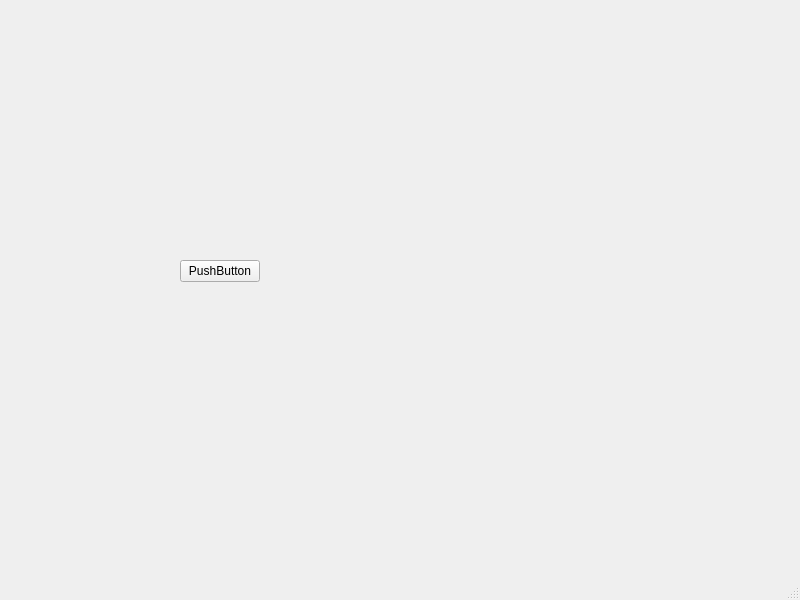
<?xml version="1.0" encoding="UTF-8"?>
<ui version="4.0">
 <class>MainWindow</class>
 <widget class="QMainWindow" name="MainWindow">
  <property name="geometry">
   <rect>
    <x>0</x>
    <y>0</y>
    <width>800</width>
    <height>600</height>
   </rect>
  </property>
  <property name="windowTitle">
   <string>MainWindow</string>
  </property>
  <widget class="QWidget" name="centralwidget">
   <widget class="QPushButton" name="pushButton">
    <property name="geometry">
     <rect>
      <x>180</x>
      <y>260</y>
      <width>80</width>
      <height>22</height>
     </rect>
    </property>
    <property name="text">
     <string>PushButton</string>
    </property>
   </widget>
  </widget>
  <widget class="QMenuBar" name="menubar">
   <property name="geometry">
    <rect>
     <x>0</x>
     <y>0</y>
     <width>800</width>
     <height>20</height>
    </rect>
   </property>
  </widget>
  <widget class="QStatusBar" name="statusbar"/>
 </widget>
 <resources/>
 <connections/>
</ui>
